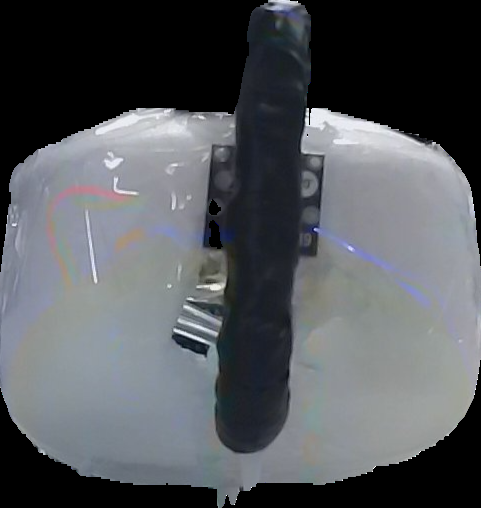
#> input picture tracker_test_v3/airplane_edited/airplane1.png, 481 x 508 px, given in place of the camera
$ python camera_detection.py
#> lines starting #> are read from the running program, lines starting #| are printed output that depends on the picture; after the words box and inside, x2 and y2 are one past the last pixel; in counts of white or black regions, pixels touching at a corner belong together
import cv2
import numpy as np

class LightDetector:
    def __init__(self):
        # Initialize camera
        self.cap = cv2.VideoCapture(0)

        # Light detection parameters
        self.light_threshold = 200
        self.min_light_area = 100
        self.max_light_area = 10000

    def cleanup(self):
        """Clean up resources"""
        self.cap.release()
        cv2.destroyAllWindows()

    def detect_light(self, frame):
        """
        Detect the brightest spot in the frame
        Returns: (x,y) coordinates of brightest spot and its area
        """
        # Convert to grayscale
        gray = cv2.cvtColor(frame, cv2.COLOR_BGR2GRAY)

        # Threshold the image
        _, thresh = cv2.threshold(gray, self.light_threshold, 255, cv2.THRESH_BINARY)

        # Find contours
        contours, _ = cv2.findContours(thresh, cv2.RETR_EXTERNAL,
                                     cv2.CHAIN_APPROX_SIMPLE)

        if not contours:
            return None, 0

        # Find the largest contour
        largest_contour = max(contours, key=cv2.contourArea)
        area = cv2.contourArea(largest_contour)

        if area < self.min_light_area:
            return None, 0

        # Get the centroid
        M = cv2.moments(largest_contour)
        if M["m00"] == 0:
            return None, 0

        cx = int(M["m10"] / M["m00"])
        cy = int(M["m01"] / M["m00"])

        return (cx, cy), area

    def run(self):
        try:
            while True:
                ret, frame = self.cap.read()
                if not ret:
                    continue

                height, width = frame.shape[:2]

                # Detect light
                light_pos, light_area = self.detect_light(frame)

                if light_pos:
                    # Visual feedback
                    cv2.circle(frame, light_pos, 10, (0, 255, 0), -1)
                    cv2.putText(frame, f"Position: ({light_pos[0]}, {light_pos[1]})",
                              (10, 30), cv2.FONT_HERSHEY_SIMPLEX, 1, (0, 255, 0), 2)
                    cv2.putText(frame, f"Area: {light_area}", (10, 60),
                              cv2.FONT_HERSHEY_SIMPLEX, 1, (0, 255, 0), 2)

                    # Print position and area to console
                    print(f"Light Position: ({light_pos[0]}, {light_pos[1]}), Area: {light_area}")
                else:
                    print("No light detected")

                cv2.imshow('Light Detection', frame)
                if cv2.waitKey(1) & 0xFF == ord('q'):
                    break

        finally:
            self.cleanup()

def main():
    detector = LightDetector()
    detector.run()
#> in run, frame is the input picture: shape (508, 481, 3); mean B, G, R 91.5, 87.3, 84.1
#> in detect_light, `_, thresh = cv2.threshold(gray, self.light_threshold, 255, cv2.THRESH_..`:
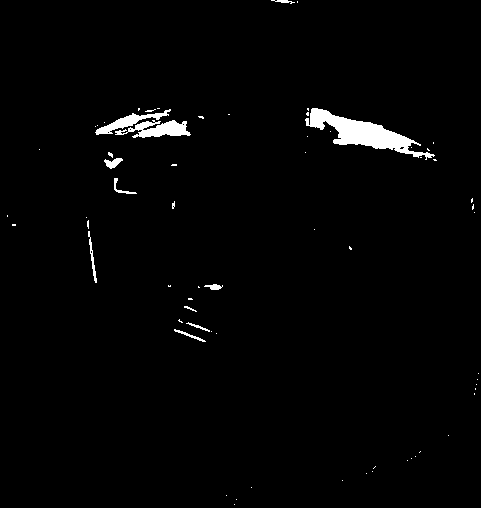
#> thresh: shape (508, 481); 1.8% white; 67 white regions (56 under 20 px)
#> in detect_light, `contours, _ = cv2.findContours(thresh, cv2.RETR_EXTERNAL, cv2.CHAIN_AP..`: contours = 67 contours, 57 with area under 20; largest, box (x1, y1, x2, y2) and area: (305, 108, 435, 160) 2020, (115, 120, 191, 138) 626, (95, 109, 171, 135) 432, (104, 158, 123, 169) 94, (88, 231, 97, 283) 72
#> in detect_light, `largest_contour = max(contours, key=cv2.contourArea)`: largest_contour = contour of 202 points, box (x1, y1, x2, y2) (305, 108, 435, 160), area 2020
#> in detect_light, `area = cv2.contourArea(largest_contour)`: area = 2019.5
#> in detect_light, `M = cv2.moments(largest_contour)`: M = moments, m00 2019.5, centre m10/m00, m01/m00 = (361.9, 132.6)
#> in detect_light, `cx = int(M["m10"] / M["m00"])`: cx = 361
#> in detect_light, `cy = int(M["m01"] / M["m00"])`: cy = 132
#> in run, `light_pos, light_area = self.detect_light(frame)`: light_pos = (361, 132); light_area = 2019.5
#> in run, `cv2.putText(frame, f"Area: {light_area}", (10, 60), cv2.FONT_HERSHEY_S..`:
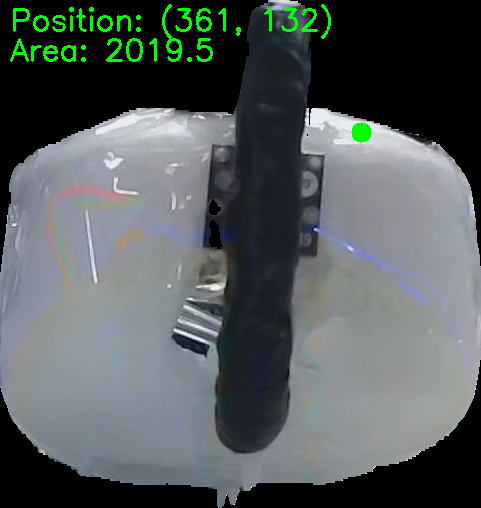
#> frame: shape (508, 481, 3); mean B, G, R 91.1, 90.7, 83.8
#| Light Position: (361, 132), Area: 2019.5
#> (key q is pressed here)

if __name__ == "__main__":
    main()

$ run again, on tracker_test_v3/airplane_edited/airplane2.png
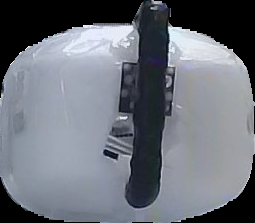
#> input picture tracker_test_v3/airplane_edited/airplane2.png, 255 x 223 px, given in place of the camera
#> in run, frame is the input picture: shape (223, 255, 3); mean B, G, R 121, 112.3, 107.7
#> in detect_light, `_, thresh = cv2.threshold(gray, self.light_threshold, 255, cv2.THRESH_..`:
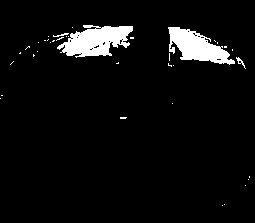
#> thresh: shape (223, 255); 5.4% white; 37 white regions (33 under 20 px)
#> contours = 37 contours, 34 with area under 20; largest, box (x1, y1, x2, y2) and area: (57, 25, 133, 58) 1437, (168, 27, 235, 65) 1246, (236, 57, 246, 69) 22
#> largest_contour = contour of 144 points, box (x1, y1, x2, y2) (57, 25, 133, 58), area 1437
#> area = 1437
#> M = moments, m00 1437, centre m10/m00, m01/m00 = (95.65, 40.42)
#> cx = 95
#> cy = 40
#> light_pos = (95, 40); light_area = 1437
#> in run, `cv2.putText(frame, f"Area: {light_area}", (10, 60), cv2.FONT_HERSHEY_S..`:
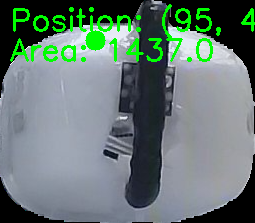
#> frame: shape (223, 255, 3); mean B, G, R 115.1, 120.8, 102.4
#| Light Position: (95, 40), Area: 1437.0

$ run again, on tracker_test_v3/airplane_edited/airplane3.png
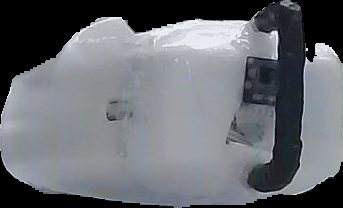
#> input picture tracker_test_v3/airplane_edited/airplane3.png, 343 x 208 px, given in place of the camera
#> in run, frame is the input picture: shape (208, 343, 3); mean B, G, R 113.4, 108, 105
#> in detect_light, `_, thresh = cv2.threshold(gray, self.light_threshold, 255, cv2.THRESH_..`:
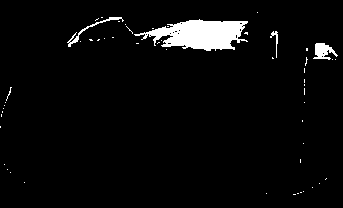
#> thresh: shape (208, 343); 3.9% white; 54 white regions (50 under 20 px)
#> contours = 54 contours, 50 with area under 20; largest, box (x1, y1, x2, y2) and area: (134, 19, 248, 51) 2011, (313, 43, 338, 60) 194, (67, 17, 124, 47) 102, (270, 31, 278, 58) 24
#> largest_contour = contour of 182 points, box (x1, y1, x2, y2) (134, 19, 248, 51), area 2011
#> area = 2011
#> M = moments, m00 2011, centre m10/m00, m01/m00 = (200.5, 33.92)
#> cx = 200
#> cy = 33
#> light_pos = (200, 33); light_area = 2011
#> in run, `cv2.putText(frame, f"Area: {light_area}", (10, 60), cv2.FONT_HERSHEY_S..`:
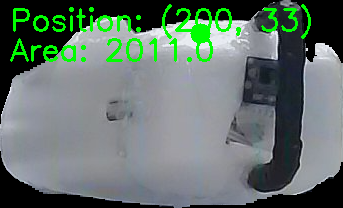
#> frame: shape (208, 343, 3); mean B, G, R 108.3, 115.5, 100.1
#| Light Position: (200, 33), Area: 2011.0
